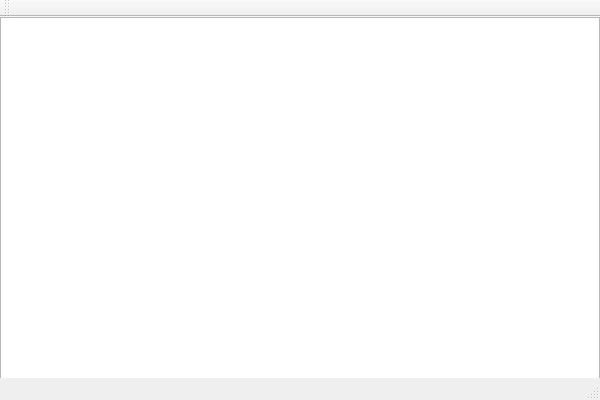
<?xml version="1.0" encoding="UTF-8"?>
<ui version="4.0">
 <class>GameGUIClass</class>
 <widget class="QMainWindow" name="GameGUIClass">
  <property name="geometry">
   <rect>
    <x>0</x>
    <y>0</y>
    <width>600</width>
    <height>400</height>
   </rect>
  </property>
  <property name="windowTitle">
   <string>GameGUI</string>
  </property>
  <widget class="QWidget" name="centralWidget">
   <widget class="QGraphicsView" name="graphicsViewGameBoard">
    <property name="geometry">
     <rect>
      <x>0</x>
      <y>0</y>
      <width>600</width>
      <height>400</height>
     </rect>
    </property>
   </widget>
  </widget>
  <widget class="QMenuBar" name="menuBar">
   <property name="geometry">
    <rect>
     <x>0</x>
     <y>0</y>
     <width>600</width>
     <height>21</height>
    </rect>
   </property>
  </widget>
  <widget class="QToolBar" name="mainToolBar">
   <attribute name="toolBarArea">
    <enum>TopToolBarArea</enum>
   </attribute>
   <attribute name="toolBarBreak">
    <bool>false</bool>
   </attribute>
  </widget>
  <widget class="QStatusBar" name="statusBar"/>
 </widget>
 <layoutdefault spacing="6" margin="11"/>
 <resources>
  <include location="GameGUI.qrc"/>
 </resources>
 <connections/>
</ui>
